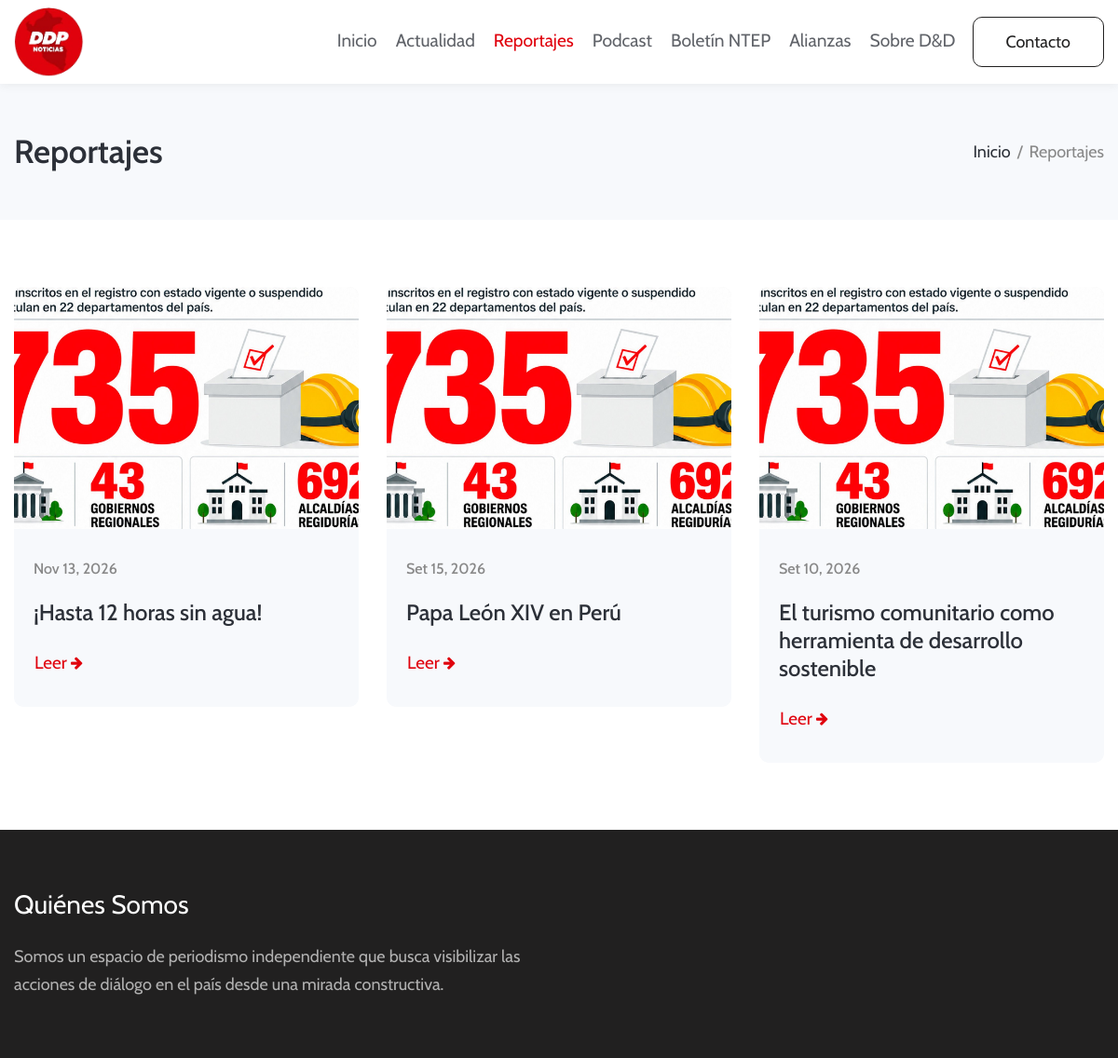
Page /reportajes.php on the committed database.
### tables this page shows
CREATE TABLE `reportajes` (
  `id` int(10) UNSIGNED NOT NULL,
  `titulo` varchar(255) NOT NULL,
  `slug` varchar(255) NOT NULL,
  `resumen_corto` varchar(500) DEFAULT '',
  `desarrollo` longtext DEFAULT NULL,
  `foto_principal` varchar(255) DEFAULT '',
  `alt_foto_principal` varchar(255) DEFAULT '',
  `pdf_adjunto` varchar(255) DEFAULT '',
  `fecha_publicacion` date DEFAULT NULL,
  `estado` enum('borrador','publicado','archivado') DEFAULT 'borrador',
  `es_destacado` tinyint(1) DEFAULT 0,
  `meta_titulo` varchar(255) DEFAULT '',
  `meta_descripcion` varchar(320) DEFAULT '',
  `autor_id` int(10) UNSIGNED DEFAULT NULL,
  `usuario_id` int(10) UNSIGNED DEFAULT NULL,
  `created_at` datetime DEFAULT current_timestamp(),
  `updated_at` datetime DEFAULT current_timestamp() ON UPDATE current_timestamp()
);

### reportajes.php (the view, shortened to what this page needs)
<?php
require_once __DIR__ . '/conexion.php';
function e($value) {
  return htmlspecialchars((string) $value, ENT_QUOTES, 'UTF-8');
}
function format_date($date) {
  $timestamp = strtotime($date);
  $months = [
    1 => 'Ene', 2 => 'Feb', 3 => 'Mar', 4 => 'Abr',
    5 => 'May', 6 => 'Jun', 7 => 'Jul', 8 => 'Ago',
    9 => 'Set', 10 => 'Oct', 11 => 'Nov', 12 => 'Dic',
  ];
  return $months[(int) date('n', $timestamp)] . ' ' . date('d, Y', $timestamp);
}
$reportajes = mysqli_query(
  $conexion,
  'SELECT id, titulo, resumen_corto, desarrollo, foto_principal, fecha_publicacion, es_destacado FROM reportajes ORDER BY es_destacado DESC, fecha_publicacion DESC, id DESC'
);
?>
<!doctype html>
<html lang="es">
  <head>
    <link rel="stylesheet" href="assets/css/style-starter.css?v=20261117">
    <link rel="stylesheet" href="https://cdnjs.cloudflare.com/ajax/libs/font-awesome/4.7.0/css/font-awesome.min.css">
  </head>
  <body>
    <header id="site-header" class="fixed-top">
      <div class="container">
        <nav class="navbar navbar-expand-lg stroke">
          <a class="navbar-brand" href="index.php"><img src="assets/images/logo.png" alt="DDP Noticias" title="DDP Noticias" style="height:75px;" /></a>
          <div class="collapse navbar-collapse" id="navbarTogglerDemo02">
            <ul class="navbar-nav ml-auto">
              <li class="nav-item"><a class="nav-link" href="index.php">Inicio</a></li>
              <li class="nav-item"><a class="nav-link" href="index.php#actualidad">Actualidad</a></li>
              <li class="nav-item active"><a class="nav-link" href="reportajes.php">Reportajes</a></li>
              <li class="nav-item"><a class="nav-link" href="index.php#podcast">Podcast</a></li>
              <li class="nav-item"><a class="nav-link" href="boletines.php">Boletín NTEP</a></li>
              <li class="nav-item"><a class="nav-link" href="about.html">Alianzas</a></li>
              <li class="nav-item"><a class="nav-link" href="contact.html">Sobre D&amp;D</a></li>
              <li class="ml-2"><a href="#btn" class="btn btn-style btn-outline-secondary">Contacto</a></li>
            </ul>
          </div>
        </nav>
      </div>
    </header>
    <section class="breadcrumb-area py-sm-5 py-4">
      <div class="container"><div class="row"><div class="col-md-12"><div class="breadcrumb-contents">
        <h2 class="title-big">Reportajes</h2>
        <div class="breadcrumb"><ul><li><a href="index.php">Inicio</a></li><li class="active">Reportajes</li></ul></div>
      </div></div></div></div>
    </section>
    <div class="grids-block-5 py-5">
      <section class="py-lg-4 py-md-3"><div class="container"><div class="row">
        <?php $reportajeIndex = 0; ?>
        <?php while ($reportaje = mysqli_fetch_assoc($reportajes)): ?>
          <?php
            $image = $reportaje['foto_principal'] ?: 'assets/images/video.jpg';
            $reportajeUrl = 'reportaje.php?id=' . (int) $reportaje['id'];
            $cardSpacing = $reportajeIndex < 3 ? '' : ' mt-5';
            $reportajeIndex++;
          ?>
          <div class="col-lg-4 col-md-6 grids5-info<?php echo $cardSpacing; ?>">
            <a href="<?php echo e($reportajeUrl); ?>" class="d-block"><img src="<?php echo e($image); ?>" onerror="this.onerror=null;this.src='assets/images/video.jpg';" alt="<?php echo e($reportaje['titulo']); ?>" class="img-fluid reportaje-card-image" /></a>
            <div class="blog-info">
              <h5><?php echo e(format_date($reportaje['fecha_publicacion'])); ?></h5>
              <h4><a href="<?php echo e($reportajeUrl); ?>" class="d-block"><?php echo e($reportaje['titulo']); ?></a></h4>
              <a href="<?php echo e($reportajeUrl); ?>" class="btn mt-4 p-0">Leer <span class="fa fa-arrow-right"></span> </a>
            </div>
          </div>
        <?php endwhile; ?>
      </div></div></section>
    </div>
    <section class="w3l-footer-29-main py-5" id="footer"><div class="footer-29 py-md-3"><div class="container"><div class="row footer-top-29"><div class="col-lg-6 col-md-6 footer-list-29 footer-1"><h6 class="footer-title-29">Quiénes Somos</h6><p>Somos un espacio de periodismo independiente que busca visibilizar las acciones de diálogo en el país desde una mirada constructiva.</p></div></div></div></div></section>
  </body>
</html>

### rows in the picture
reportajes: fecha_publicacion "Nov 13, 2026", titulo "¡Hasta 12 horas sin agua!"
reportajes: fecha_publicacion "Set 15, 2026", titulo "Papa León XIV en Perú"
reportajes: fecha_publicacion "Set 10, 2026", titulo "El turismo comunitario como herramienta de desarrollo sostenible"
